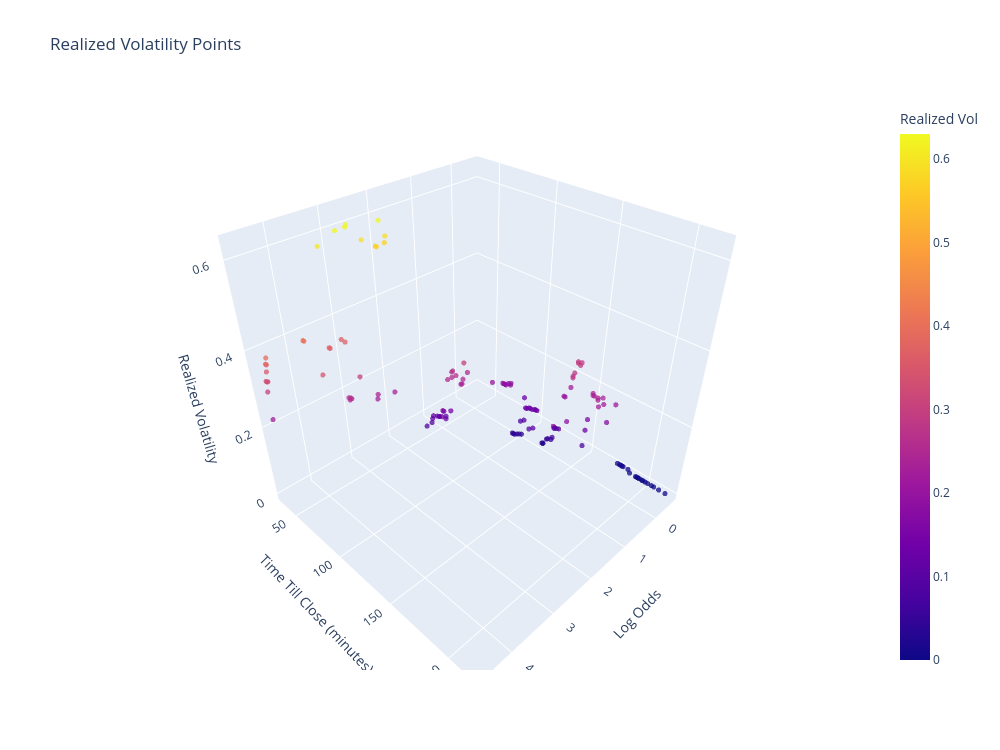

The cell this chart's notebook holds for it:
### Code cell
plot_realized_vol_points(vol_df)

### Figure 1 — Plotly figure (JSON) as saved in the notebook; plotly's stock layout.template omitted (floating-point values rounded to 4 significant figures; data arrays with more than 128 entries replaced by an {"elided": "..."} marker saying what was removed)
{"data": [{"hoverinfo": "text", "marker": {"color": {"elided": "139 float values"}, "colorbar": {"title": {"text": "Realized Vol"}}, "opacity": 0.75, "size": 3}, "mode": "markers", "text": {"elided": "139 str values"}, "type": "scatter3d", "x": {"elided": "139 float values"}, "y": {"elided": "139 float values"}, "z": {"elided": "139 float values"}}], "layout": {"height": 750, "scene": {"xaxis": {"title": {"text": "Log Odds"}}, "yaxis": {"title": {"text": "Time Till Close (minutes)"}}, "zaxis": {"title": {"text": "Realized Volatility"}}}, "title": {"text": "Realized Volatility Points"}, "width": 1000}}
